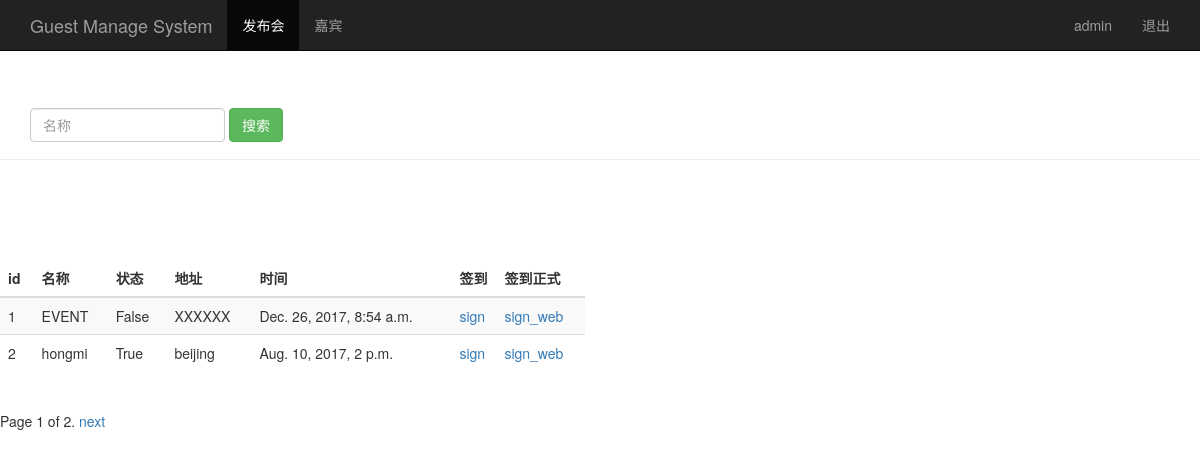
The page /event_manage/ (signed in) on the database its author committed.
### sign/models.py (models this page shows, shortened)
class Event(models.Model):
        name = models.CharField(max_length=100)  # 发布会标题
        limit = models.IntegerField()  # 参加人数
        status = models.BooleanField()  # 状态
        address = models.CharField(max_length=200)  # 地址
        start_time = models.DateTimeField('events time')  # 发布会时间
        create_time = models.DateTimeField(auto_now=True)  # 创建时间（自动获取当前时间）

### sign/views.py (the view)
# urls.py: url(r'^event_manage/$',views.event_manage),
@login_required()
def event_manage(request):
    username = request.session.get('user', '')  # 读取服务器session信息
    event_list=Event.objects.all()
    paginator=Paginator(event_list,2)
    page=request.GET.get('page')
    try:
        contacts=paginator.page(page)
    except PageNotAnInteger:
        contacts = paginator.page(1)
    except EmptyPage:
        contacts = paginator.page(paginator.num_pages)
    return render(request,'event_manage.html',{'user':username,'events':contacts})

### sign/templates/event_manage.html (shortened to what this page needs)
<!DOCTYPE html>
<html lang="zh-CN">
<head>
    {% load bootstrap3 %}
    {% bootstrap_css %}
</head>
<body role="document">
    <nav class="navbar navbar-inverse navbar-fixed-top">
      <div class="container">
        <div class="navbar-header">
          <a class="navbar-brand" href="/event_manage/">Guest Manage System</a>
        </div>
        <div id="navbar" class="collapse navbar-collapse">
          <ul class="nav navbar-nav">
            <li class="active"><a href="#">发布会</a></li>
            <li><a href="/guest_manage/">嘉宾</a></li>
          </ul>
          <ul class="nav navbar-nav navbar-right">
           <li><a href="#">{{user}}</a></li>
           <li><a href="/logout/">退出</a></li>
         </ul>
        </div>
      </div>
    </nav>
      <div class="page-header" style="padding-top: 60px;">
        <div id="navbar" class="navbar-collapse collapse">
          <form class="navbar-form" method="get" action="/search_name/">
            <div class="form-group">
              <input name="name" type="text" placeholder="名称" class="form-control">
            </div>
            <button type="submit" class="btn btn-success">搜索</button>
          </form>
        </div>
      </div>
      <div class="row" style="padding-top:80px;">
        <div class="col-md-6">
          <table class="table table-striped">
            <thead>
              <tr>
                <th>id</th>
                <th>名称</th>
                <th>状态</th>
                <th>地址</th>
                <th>时间</th>
                <th style="width: 45px;">签到</th>
                <th>签到正式</th>
              </tr>
            </thead>
            <tbody>
              {% for event in events %}
                <tr>
                  <td>{{ event.id }}</td>
                  <td>{{ event.name }}</td>
                  <td>{{ event.status }}</td>
                  <td>{{ event.address }}</td>
                  <td>{{ event.start_time }}</td>
                  <td><a href="/sign_index/{{ event.id }}/"  target="{{ event.id }}_blank">sign</a></td>
                  <td><a href="/sign_index2/{{ event.id }}/"  target="{{ event.id }}_blank">sign_web</a></td>
                </tr>
             {% endfor %}
            </tbody>
          </table>
        </div>
      </div>
    <div class="pagination">
      <span class="step-links">
          <span class="current">
            Page {{ events.number }} of {{ events.paginator.num_pages }}.
          </span>
        {% if events.has_next %}
           <a href="?page={{ events.next_page_number }}">next</a>
        {% endif %}
      </span>
    </div>
</body>
</html>

### rows shown on the page
Event: id "1", name "EVENT", status "False", address "XXXXXX", start_time "Dec. 26, 2017, 8:54 a.m."
Event: id "2", name "hongmi", status "True", address "beijing", start_time "Aug. 10, 2017, 2 p.m."

### other values the page prints
{{ user }} "admin"
{{ events.number }} "1"
{{ events.paginator.num_pages }} "2"
